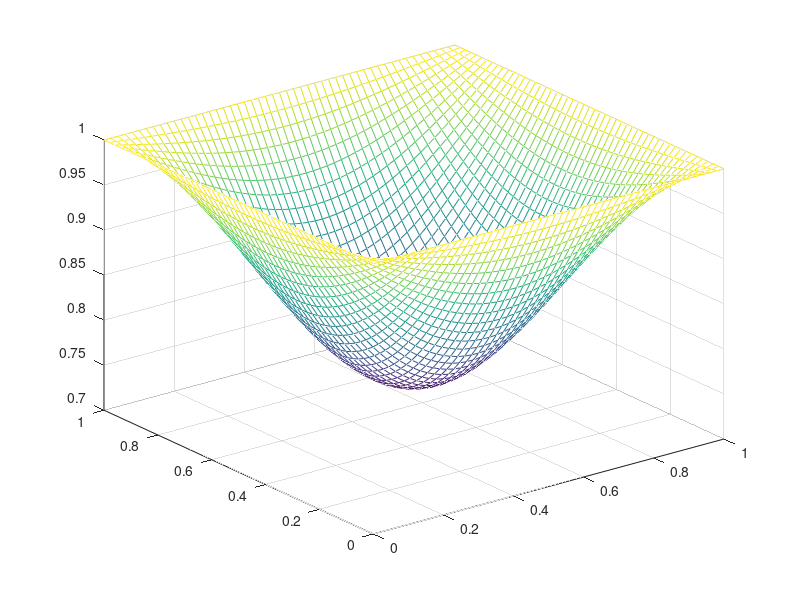

The MATLAB script that drew this image:
close all;
clear;
clc;

%Choose gridsize and residual size
h = 0.02;
max_res = 0.001;

%Choose the border functions
fi1 = @(x) 1;
fi2 = @(y) 1;
fi3 = @(x) 1;
fi4 = @(y) 1;

%Setting up
x(1) = 0;
xf = 1;
yf = 1;
n = round((xf - x(1))/h);
x = 0:h:n*h;
y = 0:h:n*h;
z = zeros(length(x),length(y));


sum = 0;

for i = 1:length(x)
    z(i,length(y)) = fi1(x(i));
    z(length(x),i) = fi2(y(i));
    z(i,1) = fi3(x(i));
    z(1,i) = fi4(y(i));
end

%Calculate the average value
total = 4*(n + 1) - 4;
avg = sum/total;

%Set all the inner points as this average value
for i = 2:length(x) - 1
    for j = 2:length(y) - 1
            z(i,j) = avg;
    end
end

while (true)
    r_max = 0;
    for i = 2:length(x) - 1
        for j = 2:length(y) -1
            r = (z(i+1,j) + z(i-1,j) + z(i,j+1) + z(i,j-1) - 4*z(i,j))/4;
            z(i,j) = z(i,j) + r;
            if(abs(r) > r_max)
                r_max = abs(r);
            end
        end
    end
    if(r_max < max_res)
        break;
    end
end

mesh(x,y,z');
